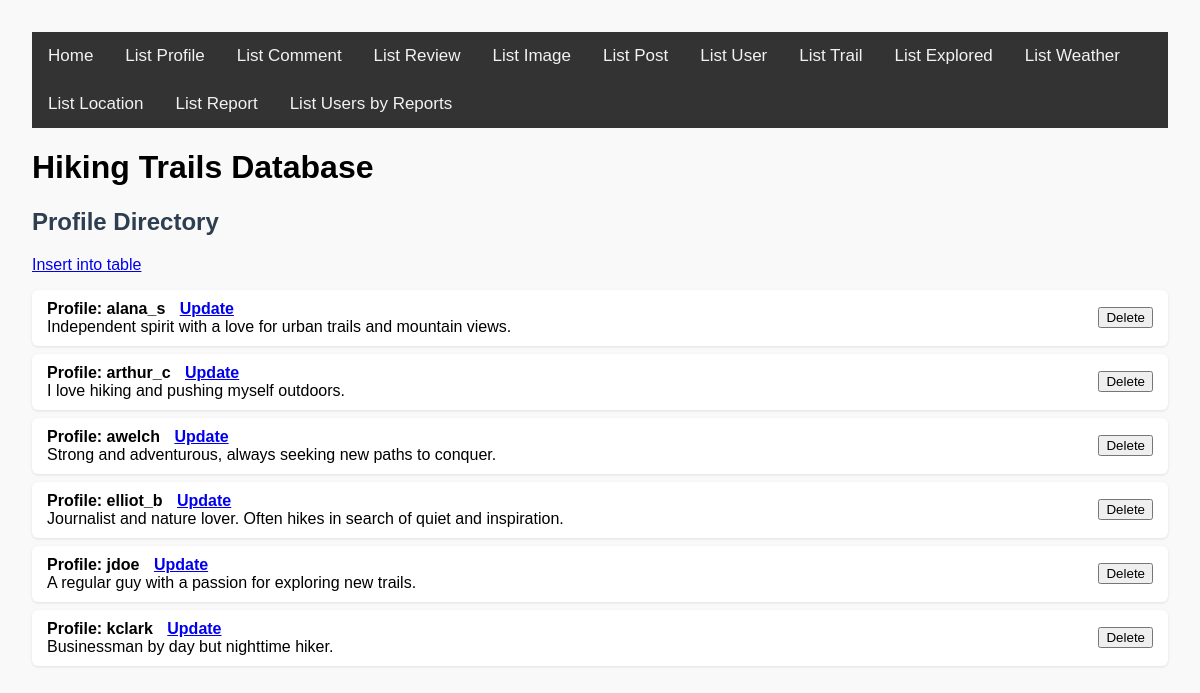
Screenshot of /list_profile.php with the database file from the repository.
### tables this page shows
CREATE TABLE `profile` (
  `Username` varchar(64) NOT NULL PRIMARY KEY,
  `Description` text NOT NULL,
  FOREIGN KEY (`Username`) REFERENCES `user`(`Username`) ON DELETE CASCADE
);

### list_profile.php (the view, shortened to what this page needs)
<?php
require_once 'render.php';
$conn = new mysqli($servername, $username, $password, $database, $port, $socket);
?>
<!DOCTYPE html>
<html lang="en">
<head>
    <link rel="stylesheet" href="base.css">
</head>
<body>
<?php require_once 'header.inc.php'; ?>
<div>
    <h2>Profile Directory</h2>
    <a href="./insert.php?table=profile">Insert into table</a>
    <?php
    $sql = "SELECT Username, Description FROM profile";
    $stmt = $conn->prepare($sql);
    $username = $description = null;
    render_rows(
        $stmt,
        function ($username, $description) {
            $editButton = '<a href="update_profile.php?username=' . urlencode($username) . '" style="margin-left:10px;">Update</a>';
            return get_row_title("Profile: " . htmlspecialchars($username) . " $editButton") . "<br>" . get_row_sub(htmlspecialchars($description));
        },
        "Username",
        "profile",
        false,
        $username, $description
    );
    ?>
</div>
</body>
</html>

### render.php (shortened to what this page needs)
<?php
function render_rows(
    mysqli_stmt $stmt,
    callable $get_row_func,
    string $primary_key_column,
    string $table_name,
    bool $is_composite = false,
    &$bound_var,
    &...$bound_vars
): void {
    $stmt->execute();
    $stmt->bind_result($bound_var, ...$bound_vars);
    $rows = [];
    while ($stmt->fetch()) {
        $row = [$bound_var];
        foreach ($bound_vars as $var) {
            $row[] = $var;
        }
        $rows[] = $row;
    }
    echo "<ul class='row-list'>";
    foreach ($rows as $row_data) {
        $clean_var = htmlspecialchars($row_data[0]);
        $form_fields = "";
        $row_id = $clean_var;
        echo "<li style='display: flex; justify-content: space-between; align-items: center; flex-direction: row;'>
            <div>" . $get_row_func(...$row_data) . "</div>";
        if (!empty($primary_key_column)) {
            echo "<form method='POST' style='margin-left: 1em;' onsubmit=\"return confirm('Delete this row?');\">
                <input type='hidden' name='row_id' value='" . $row_id . "'>
                <input type='hidden' name='table' value='" . $table_name . "'>
                $form_fields
                <button type='submit' class='delete-btn'>Delete</button>
            </form>";
        }
        echo "</li>";
    }
    echo "</ul>";
}
function get_row_title(string $column_data): string {
    return "<strong>" . $column_data . "</strong>";
}
function get_row_sub(string $column_data): string {
    return  $column_data;
}
?>

### base.css (style rules this page uses)
body { font-family: Arial, sans-serif; margin: 2em; background-color: #f9f9f9; }
h2 { color: #2c3e50; }
ul.row-list { list-style: none; padding: 0; }
ul.row-list li, .insert-input-div { background: #ffffff; padding: 10px 15px; margin: 8px 0; border-radius: 6px; box-shadow: 0 1px 3px rgba(0, 0, 0, 0.1); }

### rows the page displays
profile: column_data "Profile: alana_s", description "Independent spirit with a love for urban trails and mountain views."
profile: column_data "Profile: arthur_c", description "I love hiking and pushing myself outdoors."
profile: column_data "Profile: awelch", description "Strong and adventurous, always seeking new paths to conquer."
profile: column_data "Profile: elliot_b", description "Journalist and nature lover. Often hikes in search of quiet and inspiration."
profile: column_data "Profile: jdoe", description "A regular guy with a passion for exploring new trails."
profile: column_data "Profile: kclark", description "Businessman by day but nighttime hiker."
